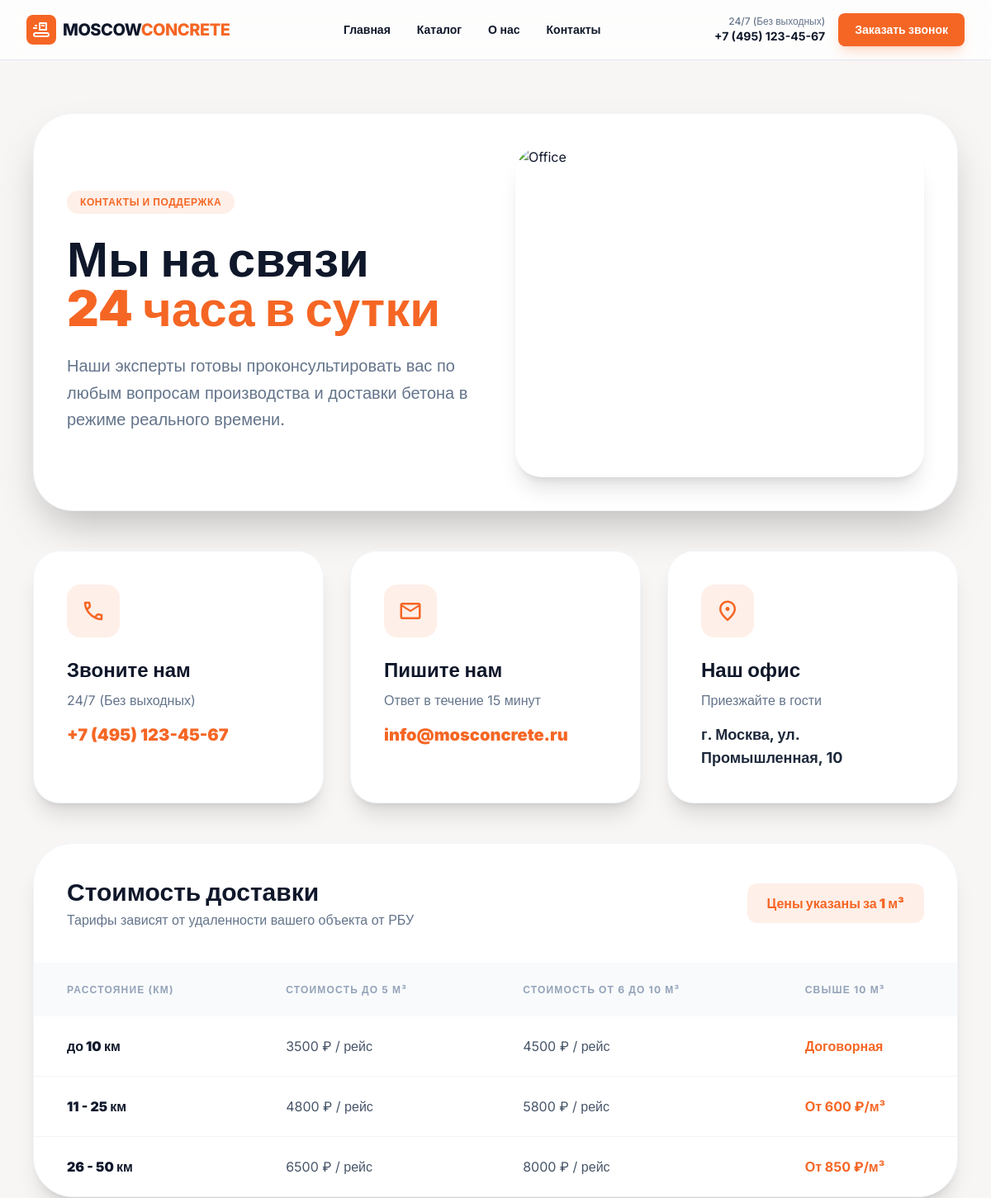
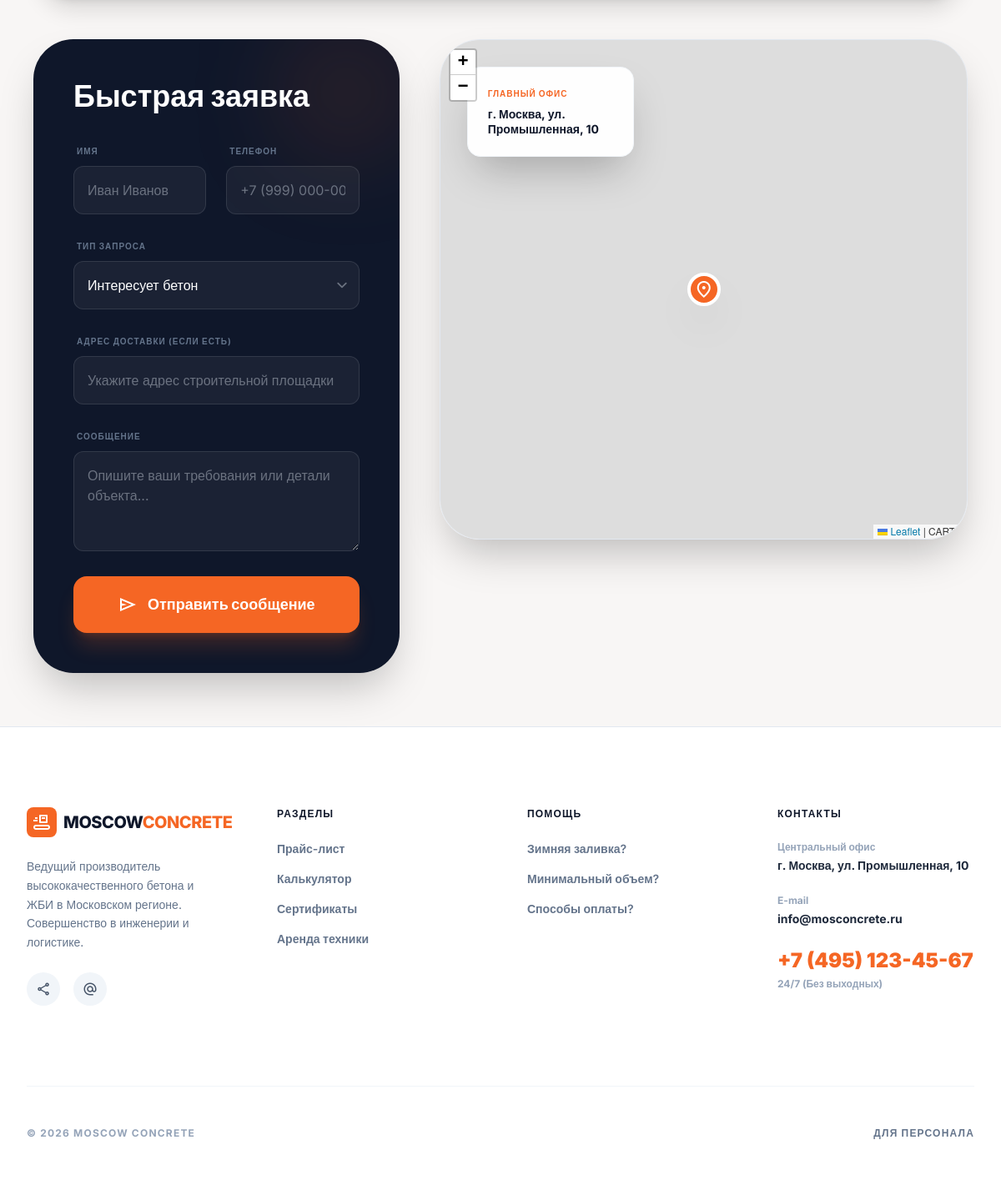
The page /contact.php on the database its author committed (2 pictures, top to bottom).
### tables this page shows
CREATE TABLE delivery_rates (
        id INTEGER PRIMARY KEY AUTOINCREMENT,
        range_text TEXT,
        price_small TEXT,
        price_medium TEXT,
        price_large TEXT
    );

### includes/config.php (called while the page is built, shortened)
<?php
$db_file = getenv('DB_PATH') ?: (__DIR__ . '/../database.sqlite');
try {
    $pdo = new PDO("sqlite:$db_file");
    $pdo->setAttribute(PDO::ATTR_ERRMODE, PDO::ERRMODE_EXCEPTION);
    $pdo->setAttribute(PDO::ATTR_DEFAULT_FETCH_MODE, PDO::FETCH_ASSOC);
    $pdo->exec("CREATE TABLE IF NOT EXISTS users (
        id INTEGER PRIMARY KEY AUTOINCREMENT,
        username TEXT UNIQUE,
        password TEXT
    )");
    $pdo->exec("CREATE TABLE IF NOT EXISTS site_settings (
        key TEXT PRIMARY KEY,
        value TEXT
    )");
    $pdo->exec("CREATE TABLE IF NOT EXISTS leads (
        id INTEGER PRIMARY KEY AUTOINCREMENT,
        name TEXT,
        phone TEXT,
        type TEXT DEFAULT 'Запрос',
        message TEXT,
        address TEXT,
        status TEXT DEFAULT 'Новый',
        created_at DATETIME DEFAULT CURRENT_TIMESTAMP
    )");
    try {
        $pdo->exec("ALTER TABLE leads ADD COLUMN address TEXT");
    } catch (Exception $e) {}
    $pdo->exec("CREATE TABLE IF NOT EXISTS delivery_rates (
        id INTEGER PRIMARY KEY AUTOINCREMENT,
        range_text TEXT,
        price_small TEXT,
        price_medium TEXT,
        price_large TEXT
    )");
    $pdo->exec("CREATE TABLE IF NOT EXISTS products (
        id INTEGER PRIMARY KEY AUTOINCREMENT,
        name TEXT,
        category TEXT,
        price REAL,
        unit TEXT,
        description TEXT,
        image_url TEXT,
        strength_class TEXT
    )");
    $pdo->exec("CREATE TABLE IF NOT EXISTS content_blocks (
        block_id TEXT PRIMARY KEY,
        block_content TEXT,
        block_title TEXT
    )");
    $settings_raw = $pdo->query("SELECT * FROM site_settings")->fetchAll();
    $settings = [];
    foreach ($settings_raw as $row) { $settings[$row['key']] = $row['value']; }
} catch (PDOException $e) {
    die("Database connection failed: " . $e->getMessage());
}

### contact.php (the view, shortened to what this page needs)
<?php
require_once 'includes/config.php';
include 'includes/header.php';
?>
<main class="max-w-7xl mx-auto w-full px-4 md:px-10 py-16 space-y-12">
    <section class="flex flex-col md:flex-row items-center gap-12 bg-white p-10 rounded-[3rem] border border-slate-100 shadow-2xl">
        <div class="flex-1 space-y-6">
            <span class="inline-block px-4 py-1.5 bg-primary/10 text-primary text-xs font-bold uppercase tracking-wider rounded-full">Контакты и поддержка</span>
            <h1 class="text-5xl md:text-6xl font-black text-slate-900 leading-tight">Мы на связи <br/><span class="text-primary">24 часа в сутки</span></h1>
            <p class="text-xl text-slate-500 leading-relaxed">Наши эксперты готовы проконсультировать вас по любым вопросам производства и доставки бетона в режиме реального времени.</p>
        </div>
        <div class="flex-1 w-full h-[400px] rounded-[2rem] overflow-hidden relative shadow-xl">
            <img alt="Office" class="w-full h-full object-cover" src="https://lh3.googleusercontent.com/aida-public/AB6AXuAl8PhiMLA3qluA47nmGFlIZoHcivYWLCIwUvwTfWI92M-NR9PLRePJW0oginaRjFWJwlCkSJMzRb-sMXJHVqz2ntam173fEebMWH0r3BiNRodhjVuVASYLhh8WSxshnzeMudjMoqvoE5_8q4Heh95J8SuQK5iACX4dwxJUlHkVYj99fsuOv2RO_E-voyHWZEcKLTcAKWZHi64kT1PlAi5G_ZUmHL5TKzMrMoBsgO4gMXys6tMcIYkXK_dy82dJvRUofjQKHDp3W-Gl"/>
        </div>
    </section>
    <section class="grid grid-cols-1 md:grid-cols-3 gap-8">
        <div class="bg-white p-10 rounded-[2rem] border border-slate-100 shadow-xl hover:-translate-y-2 transition-all">
            <div class="w-16 h-16 bg-primary/10 text-primary rounded-2xl flex items-center justify-center mb-6">
                <span class="material-symbols-outlined text-3xl">call</span>
            </div>
            <h3 class="text-2xl font-bold text-slate-900 mb-2">Звоните нам</h3>
            <p class="text-slate-500 mb-4"><?php echo $settings['opening_hours'] ?? 'Бесплатная линия 24/7'; ?></p>
            <p class="text-xl font-black text-primary"><?php echo $settings['phone'] ?? '+7 (495) 000-00-00'; ?></p>
        </div>
        <div class="bg-white p-10 rounded-[2rem] border border-slate-100 shadow-xl hover:-translate-y-2 transition-all">
            <div class="w-16 h-16 bg-primary/10 text-primary rounded-2xl flex items-center justify-center mb-6">
                <span class="material-symbols-outlined text-3xl">mail</span>
            </div>
            <h3 class="text-2xl font-bold text-slate-900 mb-2">Пишите нам</h3>
            <p class="text-slate-500 mb-4">Ответ в течение 15 минут</p>
            <p class="text-xl font-black text-primary"><?php echo $settings['email'] ?? 'info@mosconcrete.ru'; ?></p>
        </div>
        <div class="bg-white p-10 rounded-[2rem] border border-slate-100 shadow-xl hover:-translate-y-2 transition-all">
            <div class="w-16 h-16 bg-primary/10 text-primary rounded-2xl flex items-center justify-center mb-6">
                <span class="material-symbols-outlined text-3xl">location_on</span>
            </div>
            <h3 class="text-2xl font-bold text-slate-900 mb-2">Наш офис</h3>
            <p class="text-slate-500 mb-4">Приезжайте в гости</p>
            <p class="text-lg font-bold text-slate-800"><?php echo $settings['address'] ?? 'Москва, Варшавское ш., 125'; ?></p>
        </div>
    </section>
    <section class="bg-white rounded-[3rem] border border-slate-100 shadow-xl overflow-hidden">
        <div class="p-10 border-b border-slate-50 flex flex-col md:flex-row justify-between items-center gap-6">
            <div>
                <h2 class="text-3xl font-black text-slate-900">Стоимость доставки</h2>
                <p class="text-slate-500 mt-1">Тарифы зависят от удаленности вашего объекта от РБУ</p>
            </div>
            <div class="px-6 py-3 bg-primary/10 rounded-xl text-primary font-black">Цены указаны за 1 м³</div>
        </div>
        <div class="overflow-x-auto">
            <table class="w-full text-left font-inter">
                <thead>
                    <tr class="bg-slate-50 text-slate-400 text-xs font-black uppercase tracking-widest">
                        <th class="px-10 py-6">Расстояние (км)</th>
                        <th class="px-10 py-6">Стоимость до 5 м³</th>
                        <th class="px-10 py-6">Стоимость от 6 до 10 м³</th>
                        <th class="px-10 py-6">Свыше 10 м³</th>
                    </tr>
                </thead>
                <tbody class="divide-y divide-slate-100">
                    <?php
                    $delivery_rates = $pdo->query("SELECT * FROM delivery_rates")->fetchAll();
                    foreach ($delivery_rates as $rate):
                    ?>
                    <tr class="hover:bg-slate-50/50 transition-all">
                        <td class="px-10 py-6 font-black text-slate-900"><?php echo htmlspecialchars($rate['range_text']); ?></td>
                        <td class="px-10 py-6 text-slate-600"><?php echo htmlspecialchars($rate['price_small']); ?></td>
                        <td class="px-10 py-6 text-slate-600"><?php echo htmlspecialchars($rate['price_medium']); ?></td>
                        <td class="px-10 py-6 font-bold text-primary"><?php echo htmlspecialchars($rate['price_large']); ?></td>
                    </tr>
                    <?php endforeach; ?>
                </tbody>
            </table>
        </div>
    </section>
    <div class="grid grid-cols-1 lg:grid-cols-12 gap-12">
        <div class="lg:col-span-5 bg-slate-900 p-12 rounded-[3rem] text-white shadow-2xl relative overflow-hidden">
            <div class="absolute top-0 right-0 w-32 h-32 bg-primary/20 rounded-full blur-3xl"></div>
            <h2 class="text-4xl font-black mb-8 relative z-10">Быстрая заявка</h2>
            <form method="POST" class="space-y-6 relative z-10">
                <div class="grid grid-cols-1 md:grid-cols-2 gap-6">
                    <div class="space-y-2">
                        <label class="text-[10px] font-bold text-slate-500 uppercase tracking-widest ml-1">Имя</label>
                        <input type="text" name="name" required placeholder="Иван Иванов" class="w-full bg-white/5 border border-white/10 rounded-xl px-4 py-4 focus:border-primary outline-none transition-all text-white"/>
                    </div>
                    <div class="space-y-2">
                        <label class="text-[10px] font-bold text-slate-500 uppercase tracking-widest ml-1">Телефон</label>
                        <input type="tel" name="phone" required placeholder="+7 (999) 000-00-00" class="w-full bg-white/5 border border-white/10 rounded-xl px-4 py-4 focus:border-primary outline-none transition-all text-white"/>
                    </div>
                </div>
                <div class="space-y-2">
                    <label class="text-[10px] font-bold text-slate-500 uppercase tracking-widest ml-1">Тип запроса</label>
                    <select name="type" class="w-full bg-white/5 border border-white/10 rounded-xl px-4 py-4 focus:border-primary outline-none transition-all text-white appearance-none cursor-pointer">
                        <option class="bg-slate-900" value="Консультация">Интересует бетон</option>
                    </select>
                </div>
                <div class="space-y-2">
                    <label class="text-[10px] font-bold text-slate-500 uppercase tracking-widest ml-1">Адрес доставки (если есть)</label>
                    <input type="text" name="address" placeholder="Укажите адрес строительной площадки" class="w-full bg-white/5 border border-white/10 rounded-xl px-4 py-4 focus:border-primary outline-none transition-all text-white"/>
                </div>
                <div class="space-y-2">
                    <label class="text-[10px] font-bold text-slate-500 uppercase tracking-widest ml-1">Сообщение</label>
                    <textarea name="message" placeholder="Опишите ваши требования или детали объекта..." class="w-full bg-white/5 border border-white/10 rounded-xl px-4 py-4 focus:border-primary outline-none transition-all text-white min-h-[120px]"></textarea>
                </div>
                <button type="submit" class="w-full bg-primary text-white font-black py-5 rounded-2xl text-lg hover:bg-primary/90 transition-all shadow-xl shadow-primary/20 flex items-center justify-center gap-3">
                    <span class="material-symbols-outlined">send</span>
                    Отправить сообщение
                </button>
            </form>
        </div>
        <div class="lg:col-span-7 rounded-[3rem] overflow-hidden border border-slate-200 shadow-2xl h-[600px] relative">
            <div id="contact-map" class="w-full h-full"></div>
            <div class="absolute top-8 left-8 z-10 bg-white/95 backdrop-blur shadow-2xl rounded-2xl p-6 border border-slate-100 max-w-[200px]">
                <p class="text-[10px] font-black uppercase text-primary tracking-widest mb-2">Главный офис</p>
                <p class="text-sm font-bold text-slate-900 leading-tight"><?php echo $settings['address'] ?? 'Москва, Варшавское ш., 125'; ?></p>
            </div>
        </div>
    </div>
</main>
<link rel="stylesheet" href="https://unpkg.com/leaflet@1.9.4/dist/leaflet.css" />
<?php include 'includes/footer.php'; ?>

### includes/header.php (style rules this page uses)
body { font-family: 'Inter', sans-serif; scroll-behavior: smooth; }
.material-symbols-outlined { font-variation-settings: 'FILL' 0, 'wght' 400, 'GRAD' 0, 'opsz' 24; }

### rows shown on the page
delivery_rates: range_text "до 10 км", price_small "3500 ₽ / рейс", price_medium "4500 ₽ / рейс", price_large "Договорная"
delivery_rates: range_text "11 - 25 км", price_small "4800 ₽ / рейс", price_medium "5800 ₽ / рейс", price_large "От 600 ₽/м³"
delivery_rates: range_text "26 - 50 км", price_small "6500 ₽ / рейс", price_medium "8000 ₽ / рейс", price_large "От 850 ₽/м³"

### other values the page prints
$name_parts[0] "MOSCOW"
$settings['logo_text'] "CONCRETE"
$settings['opening_hours'] "24/7 (Без выходных)"
$settings['phone'] "+7 (495) 123-45-67"
$settings['email'] "info@mosconcrete.ru"
$settings['address'] "г. Москва, ул. Промышленная, 10"
$settings['site_name'] "MOSCOW CONCRETE"
